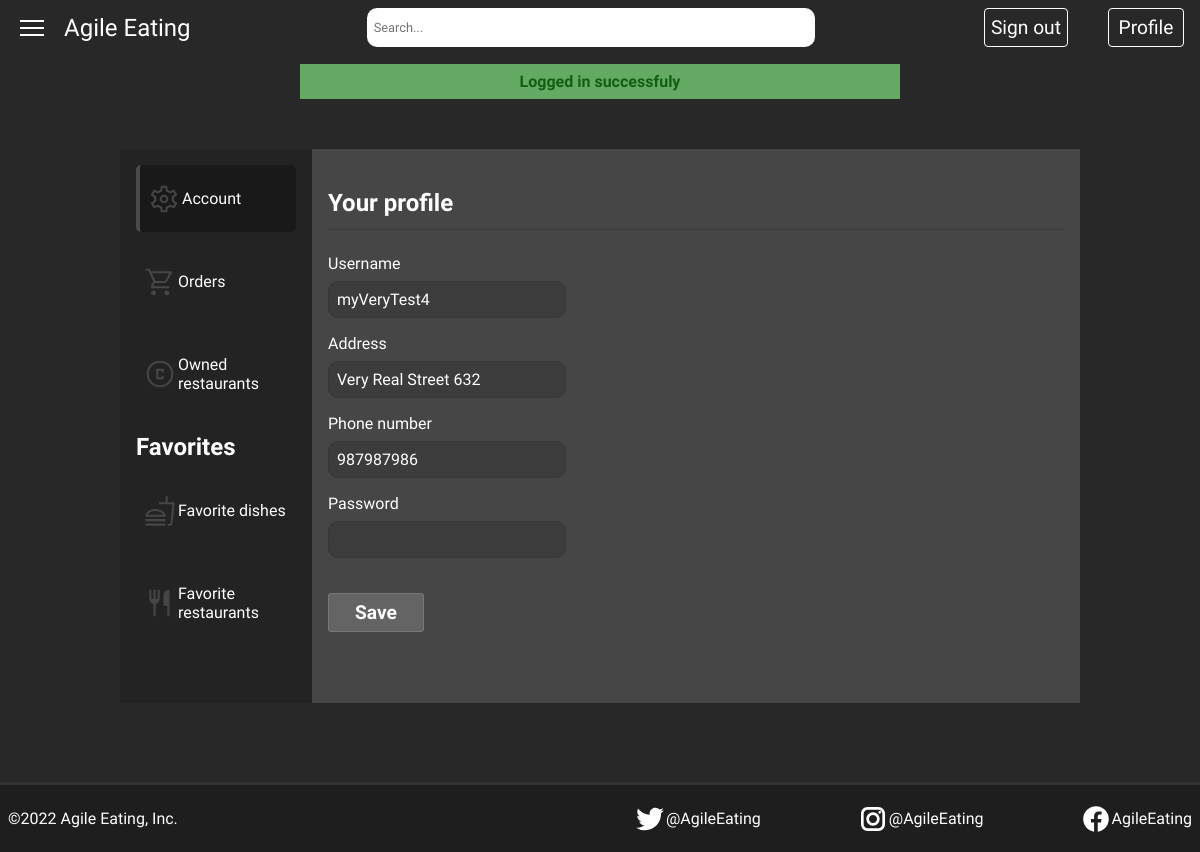
Page /pages/profile.php (signed in) on the committed database.
### tables this page shows
CREATE TABLE User
(
  id INTEGER PRIMARY KEY,
  username VARCHAR UNIQUE CONSTRAINT UserLength CHECK(LENGTH(username) >= 4 AND LENGTH(username) <= 32),
  pw NVARCHAR(40) UNIQUE CONSTRAINT PwLength CHECK(LENGTH(pw) >8),
  addr VARCHAR NOT NULL CONSTRAINT AddressLength CHECK(LENGTH(addr) >= 8 AND LENGTH(addr) <= 256),
  phone_number VARCHAR CONSTRAINT PhoneNumberLength CHECK(LENGTH(phone_number) = 9) 
);

### classes/user.class.php (called while the page is built, shortened)
<?php
  class User {
    public function __construct(int $id, string $username, string $address, string $phone_number)
    {
      $this->username = $username;
      $this->address = $address;
      $this->phone_number = $phone_number;
    }
    static function get_user(PDO $db, int $id) : User {
      $stmt = $db->prepare('
        SELECT id, username, pw, addr, phone_number FROM User WHERE id = ?
      ');
      $stmt->execute(array($id));
      $user = $stmt->fetch();
      return new User(
        intval($user['id']),
        $user['username'],
        $user['addr'],
        $user['phone_number']
      );
    }
  }
?>

### utils/session.php (called while the page is built, shortened)
<?php
  class Session {
    public function getId() : ?int {
      return isset($_SESSION['id']) ? $_SESSION['id'] : null;
    }
  }
?>

### templates/profile.tpl.php (shortened to what this page needs)
<?php
  require_once(__DIR__ . '/../database/connection.php');
  require_once(__DIR__ . '/../classes/user.class.php');
?>
<?php function draw_profile_form(User $user) { ?>
  <form id="account-form" action="../actions/action_edit_profile.php" method="post">
    <label for="username">
      Username<input id="username" name="username" type="text" value="<?=$user->username?>">
    </label>
    <label for="address">
      Address<input id="address" name="address" type="text" value="<?=$user->address?>">
    </label>
    <label for="phone-number">
      Phone number<input id="phone-number" name="phone-number" type="text" value="<?=$user->phone_number?>">
    </label>
    <label for="password">
      Password<input id="password" name="password" type="password">
    </label>
    <button class="save" type="submit">Save</button>
  </form>
<?php } ?>

### css/layout.css (style rules this page uses)
* { box-sizing: border-box; }
html, body { margin: 0; height: 100%; }
body { display: grid; grid-template-areas: "header" "main" "footer"; grid-template-rows: 55px 1fr 55px; grid-template-columns: 1fr; margin: 0; padding: 0; }

### css/sidebar.css (style rules this page uses)
* { box-sizing: border-box; }

### css/style.css (style rules this page uses)
:root { --header-background: rgb(55, 55, 55); --text-color: white; --sidebar-button-text-color: white; --header-logo-text-color: white; color: rgb(55, 142, 63); --button-text-color: white; --button-hover-text-color: rgb(50, 50, 50); --button-background: rgb(31, 31 ,31); --button-background-hover: white; --button-border-color: white; --search-results-background-color: rgb(22, 22, 24); --search-results-h1-text-color: white; --search-results-a-text-color: white; --search-results-h2-text-color: darkgrey; --message-success-bg-color: rgb(126, 225, 126); --message-success-text-color: rgb(8, 120, 8); --message-error-bg-color: rgb(203, 97, 97); --message-error-text-color: rgb(116, 2, 2); }
* { box-sizing: border-box; }
button { cursor: pointer; }

### css/buttons.css (style rules this page uses)
.save { font-family: 'Raleway', sans-serif; font-weight: 700; font-size: 1.2em; padding-top: 0px; padding-bottom: 0px; height: 2em; width: 5em; border-radius: 3px; background-color: rgb(100, 100, 100); border: 1px solid rgb(120, 120, 120); color: var(--restaurant-info-score-button-text-color); }

### css/pages/page_profile.css (style rules this page uses)
:root { --selected-background-color: rgb(26, 25, 25); }
* { box-sizing: border-box; }
body { background-color: rgb(40, 40, 40); overflow: hidden; }
.save { margin-top: 1em; }
section#option-content > section#user-credentials > form { display: flex; flex-direction: column; row-gap: 1em; height: 100%; width: 100%; }
form#account-form label, form#account-form input { display: block; }
section#option-content > section#user-credentials > form#account-form > label { font-size: 1em; }
section#option-content > section#user-credentials > form#account-form > label input { font-size: 1em; font-family: 'Raleway', sans-serif; background-color: rgb(60, 60, 60); border-radius: 10px; border: 1px solid rgb(55, 55, 55); padding: 8px; margin-top: 0.5em; color: white; }
.save { align-items: flex-start; }

### rows in the picture
user: username "myVeryTest4", address "Very Real Street 632", phone-number "987987986"

### other values in the picture
$message['text'] "Logged in successfuly"
